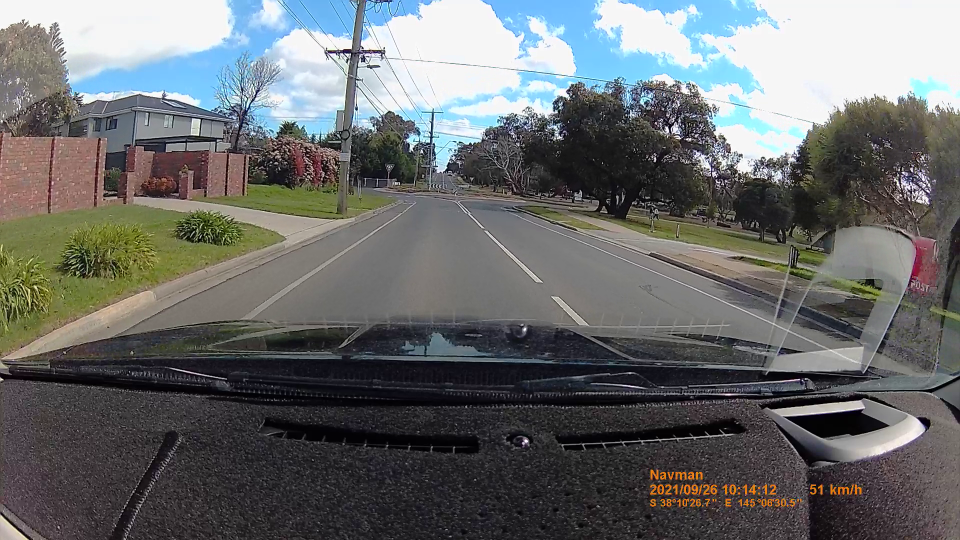
#> input picture data_sources/evil2.png, 1920 x 1080 px (shown at 1/2 size)
$ jupyter execute --allow-errors Lane_Detection.ipynb
#> lines starting #> are read from the running program, lines starting #| are printed output that depends on the picture; after the words box and inside, x2 and y2 are one past the last pixel; in counts of white or black regions, pixels touching at a corner belong together; long printed decimals are rounded
# Lane Detection

Experiment with lane detection (own lane, lane to left if any)

https://www.youtube.com/playlist?list=PLS1QulWo1RIa7D1O6skqDQ-JZ1GGHKK-K

https://www.youtube.com/watch?v=yvfI4p6Wyvk

https://medium.com/analytics-vidhya/building-a-lane-detection-system-f7a727c6694

https://github.com/Arun-purakkatt/medium_repo/blob/main/road_lane_detection%20(1).py

## Load image and apply mask

[cell 1]
import os
import sys
import matplotlib.pylab as plt
import cv2
import numpy as np

module_path_root = os.path.abspath(os.pardir)
if module_path_root not in sys.path:
    sys.path.append(module_path_root)

#sample_file = os.path.join(os.pardir, 'data_sources', 'sample_dashcam_lanes.png')
#sample_file = os.path.join(module_path_root, 'data_sources', 'dashcam_samples', 'corrected_ram_01_02160.png')
sample_file = os.path.join(module_path_root, 'data_sources', 'evil2.png')

original_image = cv2.imread(sample_file)
#> original_image is the input picture: shape (1080, 1920, 3); mean B, G, R 108.2, 108.1, 105.9
original_image = cv2.cvtColor(original_image, cv2.COLOR_BGR2RGB)

print(original_image.shape)
#| (1080, 1920, 3)
height = original_image.shape[0]
width = original_image.shape[1]

region_of_interest_vertices = [
    (0, 640),
    (width/2, 375),
    (width, 640)
]

def region_of_interest(img, vertices):
    mask = np.zeros_like(img)
    channel_count = img.shape[2]
    match_mask_color = (255,) * channel_count
    cv2.fillPoly(mask, vertices, match_mask_color)
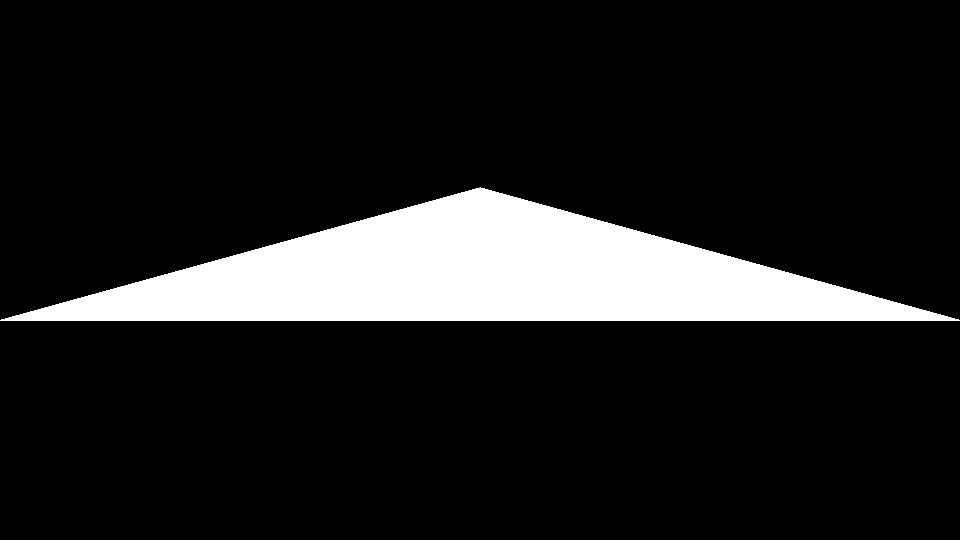
#> mask: shape (1080, 1920, 3) (shown at 1/2 size); 12.4% white; 1 white region, box (x1, y1, x2, y2) and area: (0, 375, 1920, 641) 256185
    masked_image = cv2.bitwise_and(img, mask)
    return masked_image

cropped_image = region_of_interest(original_image, np.array([region_of_interest_vertices],np.int32))

plt.imshow(original_image)
plt.show()

plt.imshow(cropped_image)
plt.show()

## Apply Canny Edge Detection

[cell 2]
# Convert image to greyscale
# We want to use Canny edge detection FIRST, before cropping
# If we crop first, then the margins of the crop will be artificially detected as edges!
grey_image = cv2.cvtColor(original_image, cv2.COLOR_RGB2GRAY)
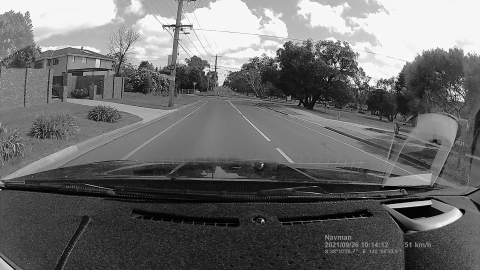
#> grey_image: shape (1080, 1920) (shown at 1/4 size); min 0, max 255, mean 107.5

def region_of_interest(img, vertices):
    mask = np.zeros_like(img)
    match_mask_color = 255
    cv2.fillPoly(mask, vertices, match_mask_color)
    masked_image = cv2.bitwise_and(img, mask)
    return masked_image

blur_image = cv2.GaussianBlur(grey_image, (5, 5), 0)

canny_image = cv2.Canny(blur_image, 100, 200)
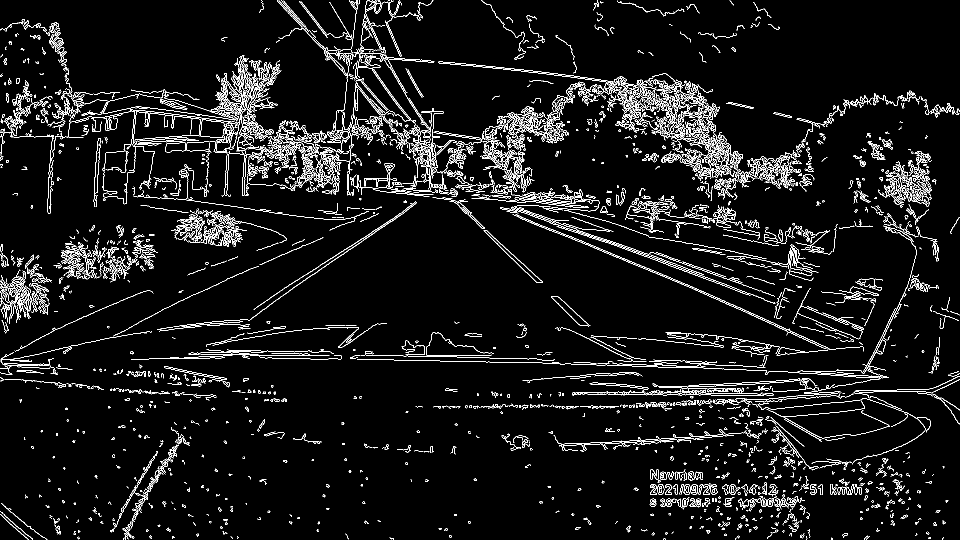
#> canny_image: shape (1080, 1920) (shown at 1/2 size); 5.9% white in thin lines or dots

cropped_image = region_of_interest(canny_image, np.array([region_of_interest_vertices],np.int32))
#> in region_of_interest, `masked_image = cv2.bitwise_and(img, mask)`:
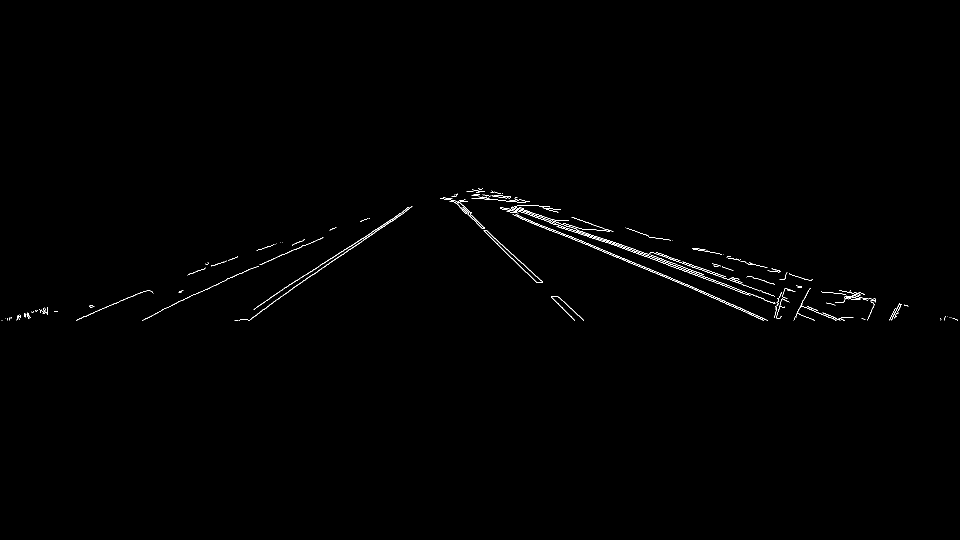
#> masked_image: shape (1080, 1920) (shown at 1/2 size); 0.43% white in thin lines or dots, all inside (x1, y1, x2, y2) = (3, 376, 1916, 641)

plt.imshow(canny_image)
plt.show()

plt.imshow(cropped_image)
plt.show()

## Apply Hough Line Transform

[cell 3]
lines = cv2.HoughLinesP(
    cropped_image,
    rho           = 2,
    theta         = np.pi/60, # 60, 180
    threshold     = 100, #160, 100
    lines         = np.array([]),
    minLineLength = 10, #10, 100
    maxLineGap    = 50 #100, 5
)
#> lines = 62 rows, first 6: [1098, 444, 1330, 520], [1113, 452, 1390, 542], [669, 513, 825, 412], [1268, 525, 1527, 640], [1053, 402, 1106, 422], [1529, 600, 1600, 628]

def draw_lines(img, lines):
    img = np.copy(img)

    line_image = np.zeros((img.shape[0], img.shape[1], 3), dtype=np.uint8)

    for line in lines:
        for x1, y1, x2, y2 in line:
            cv2.line(line_image, (x1, y1), (x2, y2), (255, 255, 255), thickness=3)
#> this loop made 62 passes
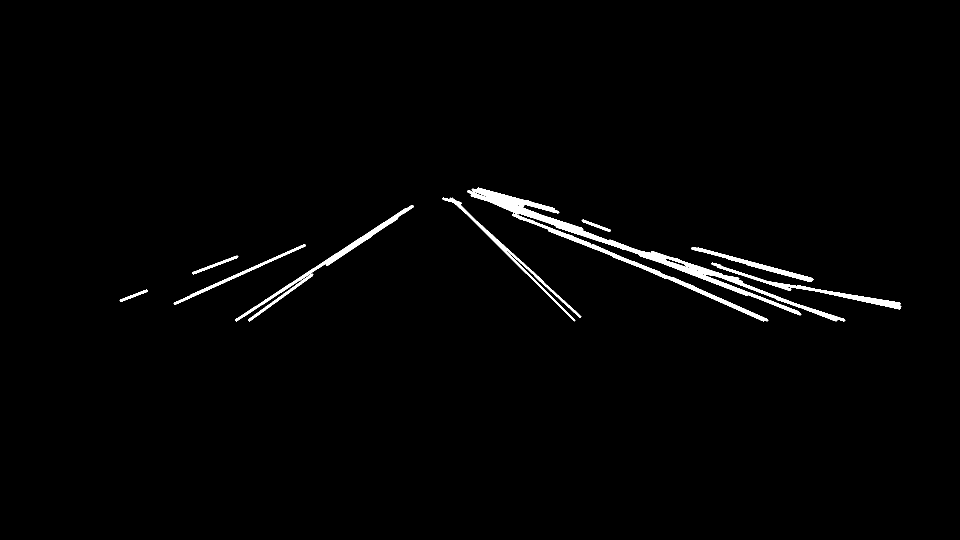
#> line_image: shape (1080, 1920, 3) (shown at 1/2 size); 1.5% white; 10 white regions, largest, box (x1, y1, x2, y2) and area: (934, 375, 1691, 643) 12036, (1024, 427, 1537, 643) 4047, (470, 410, 828, 643) 4026

    #img = cv2.addWeighted(img, 0.8, line_image, 1, 0.0)
    #return img
    return line_image

image_with_lines = draw_lines(original_image, lines)

plt.imshow(image_with_lines)
plt.show()

print(len(lines))
#| 62

[cell 4]
print(lines.squeeze())
#> (printed output is left out)

[cell 5]
# https://medium.com/analytics-vidhya/building-a-lane-detection-system-f7a727c6694

import cv2
import matplotlib.pyplot as plt
import numpy as np

image_path = sample_file
image1 = cv2.imread(image_path)
plt.imshow(image1)

# [4 lines left out: function grey, not called in this run]

  #Apply Gaussian Blur --> Reduce noise and smoothen image
def gauss(image):
    return cv2.GaussianBlur(image, (5, 5), 0)

  #outline the strongest gradients in the image --> this is where lines in the image are
def canny(image):
    edges = cv2.Canny(image,50,150)
    return edges

def region(image, triangle):
    height, width = image.shape
    #isolate the gradients that correspond to the lane lines
    # from "triangle" parameter

    #create a black image with the same dimensions as original image
    mask = np.zeros_like(image)
    #create a mask (triangle that isolates the region of interest in our image)
    mask = cv2.fillPoly(mask, triangle, 255)
    mask = cv2.bitwise_and(image, mask)
    return mask

def display_lines(image, lines):
    print('display lines: ' + str(lines))
    lines_image = np.zeros_like(image)
    #make sure array isn't empty
    if lines is not None:
        for idx, line in enumerate(lines):
            if line is not None:
                x1, y1, x2, y2 = line
                #draw lines on a black image
                if idx <= 1:
                    color = (255, 0, 0)
                else:
                    color = (0, 255, 0)
                cv2.line(lines_image, (x1, y1), (x2, y2), color, 10)
    return lines_image

def average(image, lines, limit):
    left = []
    right = []

    if lines is not None:
      for line in lines:
        x1, y1, x2, y2 = line.reshape(4)
        #fit line to points, return slope and y-int
        parameters = np.polyfit((x1, x2), (y1, y2), 1)
        slope = parameters[0]
        y_int = parameters[1]
        #lines on the right have positive slope, and lines on the left have neg slope
        if slope < 0:
            left.append((slope, y_int))
        else:
            right.append((slope, y_int))

    print('Left:  ' + str(left))
    print('Right: ' + str(right))

    #takes average among all the columns (column0: slope, column1: y_int)
    if len(right) > 0:
        right_avg = np.average(right, axis=0)
        right_line, right_slope, right_int = make_points(image, right_avg, limit)
    else:
        right_avg   = None
        right_line  = None
        right_slope = None
        right_int   = None

    if len(left) > 0:
        left_avg = np.average(left, axis=0)
        left_line, left_slope, left_int = make_points(image, left_avg, limit)
    else:
        left_avg   = None
        left_line  = None
        left_slope = None
        left_int   = None

    return np.array([left_line, right_line]), left_slope, left_int, right_slope, right_int


def make_points(image, average, limit):
    if average is None:
        return None

    slope, y_int = average
    y1 = image.shape[0]
    #how long we want our lines to be --> 3/5 the size of the image
    y2 = int(y1 * limit)
    #determine algebraically
    x1 = int((y1 - y_int) // slope)
    x2 = int((y2 - y_int) // slope)
    return np.array([x1, y1, x2, y2]), slope, y_int


'''##### DETECTING lane lines in image ######'''


copy = np.copy(image1)

initial_region = np.array([
    [(500, 640), (int(width/2), 400), (width-500, 640)]
])

initial_region = np.array([
    [(200, 640), (int(width/2), 400), (width-500, 640)]
])

isolated = region(canny_image, initial_region)
#> in region, `mask = cv2.bitwise_and(image, mask)`:
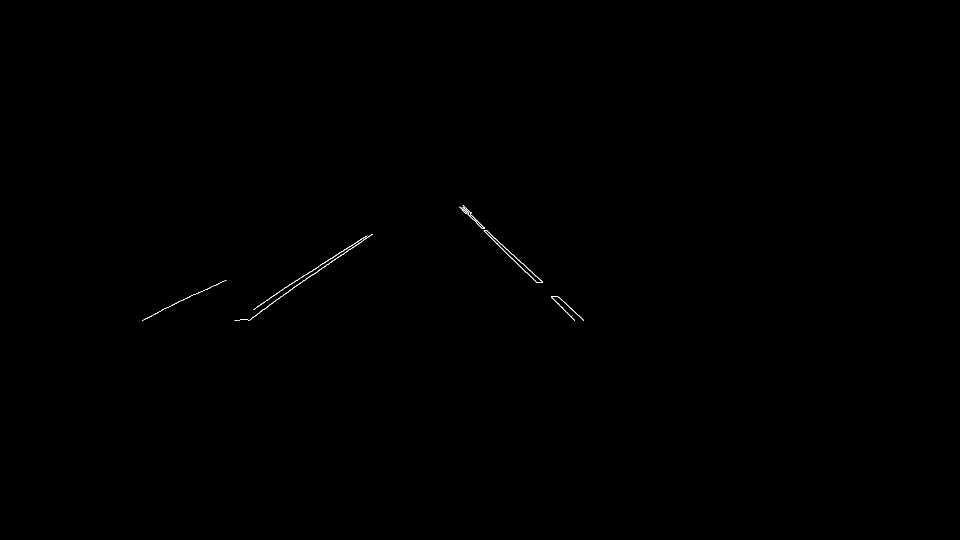
#> mask: shape (1080, 1920) (shown at 1/2 size); 0.09% white in thin lines or dots, all inside (x1, y1, x2, y2) = (284, 411, 1168, 641)

plt.imshow(canny_image)
plt.title('Edges')
plt.show()

plt.imshow(isolated)
plt.title('Isolated')
plt.show()

#DRAWING LINES: (order of params) --> region of interest, bin size (P, theta), min intersections needed, placeholder array,
#lines = cv2.HoughLinesP(isolated, 2, np.pi/180, 100, np.array([]), minLineLength=40, maxLineGap=5)

lines = cv2.HoughLinesP(isolated, 2, np.pi/60, 100, np.array([]), minLineLength=10, maxLineGap=50)
#> lines = [[471, 640, 723, 477], [919, 413, 1085, 563], [1053, 544, 1149, 640], [963, 456, 973, 466], [1084, 564, 1164, 637], [498, 640, 621, 551], [936, 429, 1051, 544], [499, 640, 629, 546], [286, 640, 389, 588], [927, 419, 1148, 640], [636, 541, 712, 491]]

lines = cv2.HoughLinesP(
    cropped_image,
    rho           = 2,
    theta         = np.pi/60, # 60, 180
    threshold     = 100, #160, 100
    lines         = np.array([]),
    minLineLength = 10, #10, 100
    maxLineGap    = 50 #100, 5
)
#> lines = 62 rows, first 6: [1098, 444, 1330, 520], [1113, 452, 1390, 542], [669, 513, 825, 412], [1268, 525, 1527, 640], [1053, 402, 1106, 422], [1529, 600, 1600, 628]


print(len(lines))
#| 62

averaged_lines1, left_slope1, left_int1, right_slope1, right_int1 = average(copy, lines, 9/20)
#> the loop in average, `for line in lines:` made 62 passes
#> (x1, y1, x2, y2, slope, y_int) on passes 1 to 8: (1098, 444, 1330, 520, 0.328, 84.31), (1113, 452, 1390, 542, 0.325, 90.38), (669, 513, 825, 412, -0.647, 946.1), (1268, 525, 1527, 640, 0.444, -38.01), (1053, 402, 1106, 422, 0.377, 4.64), (1529, 600, 1600, 628, 0.394, -2.99), (945, 379, 1494, 589, 0.383, 17.52), (1386, 496, 1624, 559, 0.265, 129.1)
#> after the loop in average, `for line in lines:`: left = [(-0.647, 946.1), (-0.652, 947.8), (-0.451, 764.4), (-0.722, 999.7), (-0.375, 690.7), (-0.659, 959.4), (-0.385, 693.7), (-0.649, 946.1), (-0.445, 761), (-0.662, 960.8)]; right = 52 pairs, first value 0.162 to 1, second value -509 to 316.2
#| Left:  [(-0.6474, 946.135), (-0.6525, 947.816), (-0.4509, 764.353), (-0.7222, 999.667), (-0.375, 690.750), (-0.6591, 959.386), (-0.3846, 693.692), (-0.6486, 946.126), (-0.4449, 760.965), (-0.6622, 960.757)]
#> (printed output is left out)
#> in average, `right_avg = np.average(right, axis=0)`: right_avg = [0.383, 34.86]
#> in make_points, `slope, y_int = average`: slope = 0.383; y_int = 34.86
#> in make_points, `x1 = int((y1 - y_int) // slope)`: x1 = 2727
#> in make_points, `x2 = int((y2 - y_int) // slope)`: x2 = 1177
#> in average, `right_line, right_slope, right_int = make_points(image, right_avg, lim..`: right_line = [2727, 1080, 1177, 486]; right_slope = 0.383; right_int = 34.86
#> in average, `left_avg = np.average(left, axis=0)`: left_avg = [-0.565, 867]
#> in average, `left_line, left_slope, left_int = make_points(image, left_avg, limit)`: left_line = [-378, 1080, 674, 486]; left_slope = -0.565; left_int = 867
#> averaged_lines1 = [[-378, 1080, 674, 486], [2727, 1080, 1177, 486]]; left_slope1 = -0.565; left_int1 = 867; right_slope1 = 0.383; right_int1 = 34.86
black_lines = display_lines(copy, averaged_lines1)
#| display lines: [[-378 1080  674  486]
#|  [2727 1080 1177  486]]
#> the loop in display_lines, `for idx, line in enumerate(lines):` made 2 passes
#> (x1, y1, x2, y2, color) on passes 1 to 2: (-378, 1080, 674, 486, (255, 0, 0)), (2727, 1080, 1177, 486, (255, 0, 0))
#taking wighted sum of original image and lane lines image
lanes = cv2.addWeighted(copy, 0.8, black_lines, 1, 1)
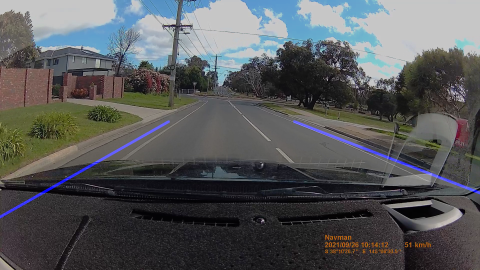
#> lanes: shape (1080, 1920, 3) (shown at 1/4 size); mean B, G, R 89, 87.5, 85.7

plt.imshow(lanes)
plt.title('Lanes')
plt.show()

# Second pass to find the next lane over

Move the area of interest further to the left.  How far?  To the left of the left lane already identified

[cell 6]
left_region = np.array([
    [(0, 640), (int(width/2), 375), (int(round((640 - left_int1) / left_slope1)), 640)]
])
#> left_region = [[0, 640], [960, 375], [402, 640]]

left_region = np.array([
    [(0, 690), (int(width/2), 375), (int(round((690 - left_int1 + 50) / left_slope1)), 690)]
])
#> left_region = [[0, 690], [960, 375], [225, 690]]


original_image = cv2.imread(sample_file)
original_image = cv2.cvtColor(original_image, cv2.COLOR_BGR2RGB)

cropped_image2 = region_of_interest(original_image, np.array(left_region,np.int32))

plt.imshow(cropped_image2)
plt.title('Cropped Image 2')
plt.show()


isolated = region(canny_image, left_region)
#> in region (call 2), `mask = cv2.bitwise_and(image, mask)`:
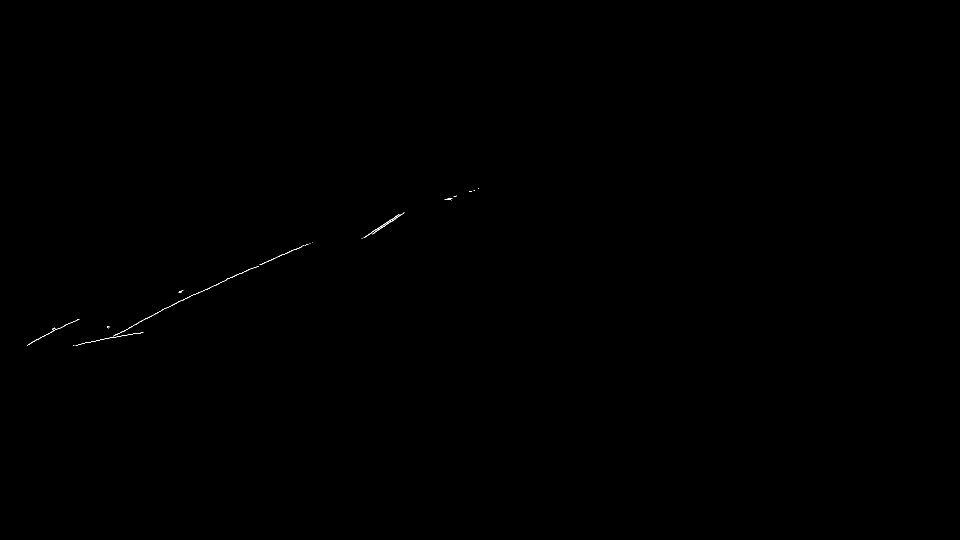
#> mask: shape (1080, 1920) (shown at 1/2 size); 0.05% white in thin lines or dots, all inside (x1, y1, x2, y2) = (54, 376, 958, 691)

plt.imshow(isolated)
plt.title('Isolated')
plt.show()

#DRAWING LINES: (order of params) --> region of interest, bin size (P, theta), min intersections needed, placeholder array,
lines = cv2.HoughLinesP(isolated, 2, np.pi/60, 100, np.array([]), minLineLength=10, maxLineGap=100)
#> lines = [[349, 607, 618, 487], [212, 677, 386, 589], [452, 559, 605, 491], [723, 477, 797, 429], [60, 686, 143, 644]]
#> (the rest of this cell did not finish here and is left out)

#> the loop in average (call 2), `for line in lines:` made 5 passes
#> (x1, y1, x2, y2, slope, y_int) on passes 1 to 5: (349, 607, 618, 487, -0.446, 762.7), (212, 677, 386, 589, -0.506, 784.2), (452, 559, 605, 491, -0.444, 759.9), (723, 477, 797, 429, -0.649, 946), (60, 686, 143, 644, -0.506, 716.4)
#| Left:  [(-0.4461, 762.688), (-0.5057, 784.218), (-0.4444, 759.889), (-0.6486, 945.973), (-0.506, 716.361)]
#| Right: []
averaged_lines = np.array([averaged_lines1[0], averaged_lines1[1], averaged_lines2[0]])
black_lines2 = display_lines(copy, averaged_lines)
#taking wighted sum of original image and lane lines image
lanes = cv2.addWeighted(copy, 0.8, black_lines2, 1, 1)

plt.imshow(lanes)
plt.title('Lanes')
plt.show()

[cell 7]
cv2.imwrite(os.path.join(os.pardir, 'data_sources', 'lane_demo.png'), lanes)
#> Out = True

[cell 8]
horizontal = 640

#> (the rest of this cell did not finish here and is left out)

[cell 9]
cv2.line(lanes, (0, 640), (width, 640), (255, 255, 255), thickness=1)
cv2.line(lanes, (int(width/2), 0), (int(width/2), height), (255, 255, 255), thickness=1)
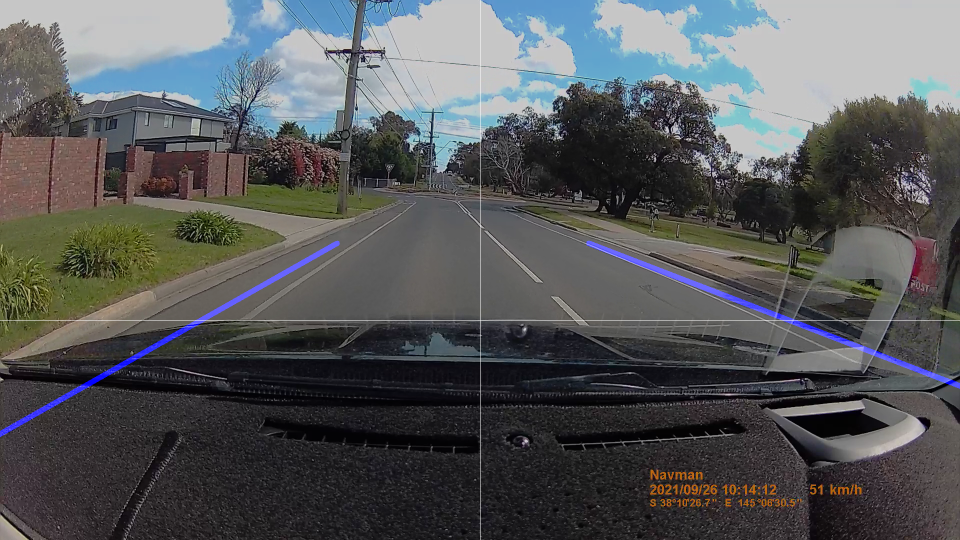
#> lanes: shape (1080, 1920, 3) (shown at 1/2 size); mean B, G, R 89.3, 87.7, 86
#> (the rest of this cell did not finish here and is left out)
